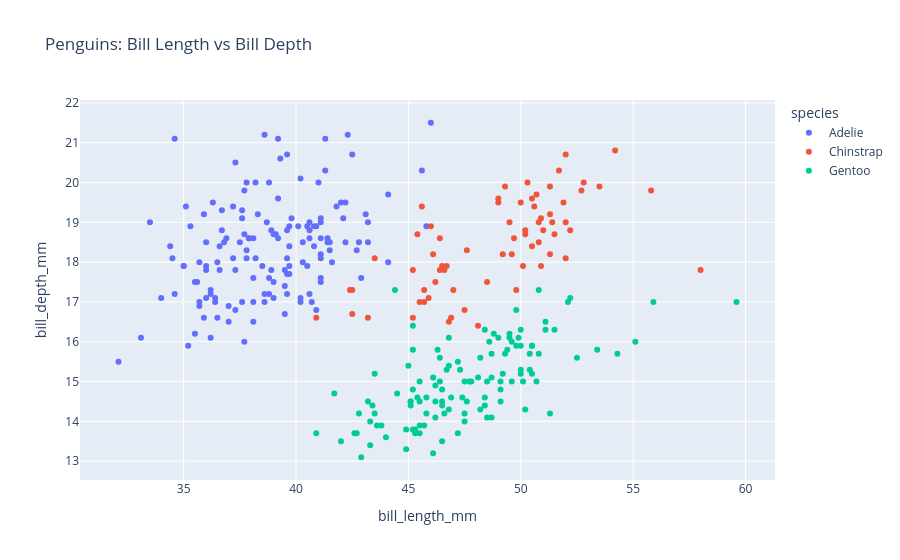

The notebook cell saved with this chart:
### Code cell
# Scatter Plot: Bill Length vs. Bill Depth, რომელშიც თითოეული პინგვინის სახეობა განსხვავებული ფერითაა ნაჩვენები
fig_scatter = px.scatter(
    df,
    x="bill_length_mm",
    y="bill_depth_mm",
    color="species",
    title="Penguins: Bill Length vs Bill Depth"
)
fig_scatter.show()

### Figure 1 — Plotly figure (JSON) as saved in the notebook; plotly's stock layout.template omitted (floating-point values rounded to 4 significant figures; data arrays with more than 128 entries replaced by an {"elided": "..."} marker saying what was removed)
{"data": [{"hovertemplate": "species=Adelie<br>bill_length_mm=%{x}<br>bill_depth_mm=%{y}<extra></extra>", "legendgroup": "Adelie", "marker": {"color": "#636efa", "symbol": "circle"}, "mode": "markers", "name": "Adelie", "orientation": "v", "showlegend": true, "type": "scatter", "x": {"elided": "146 float values"}, "xaxis": "x", "y": {"elided": "146 float values"}, "yaxis": "y"}, {"hovertemplate": "species=Chinstrap<br>bill_length_mm=%{x}<br>bill_depth_mm=%{y}<extra></extra>", "legendgroup": "Chinstrap", "marker": {"color": "#EF553B", "symbol": "circle"}, "mode": "markers", "name": "Chinstrap", "orientation": "v", "showlegend": true, "type": "scatter", "x": [46.5, 50.0, 51.3, 45.4, 52.7, 45.2, 46.1, 51.3, 46.0, 51.3, 46.6, 51.7, 47.0, 52.0, 45.9, 50.5, 50.3, 58.0, 46.4, 49.2, 42.4, 48.5, 43.2, 50.6, 46.7, 52.0, 50.5, 49.5, 46.4, 52.8, 40.9, 54.2, 42.5, 51.0, 49.7, 47.5, 47.6, 52.0, 46.9, 53.5, 49.0, 46.2, 50.9, 45.5, 50.9, 50.8, 50.1, 49.0, 51.5, 49.8, 48.1, 51.4, 45.7, 50.7, 42.5, 52.2, 45.2, 49.3, 50.2, 45.6, 51.9, 46.8, 45.7, 55.8, 43.5, 49.6, 50.8, 50.2], "xaxis": "x", "y": [17.9, 19.5, 19.2, 18.7, 19.8, 17.8, 18.2, 18.2, 18.9, 19.9, 17.8, 20.3, 17.3, 18.1, 17.1, 19.6, 20.0, 17.8, 18.6, 18.2, 17.3, 17.5, 16.6, 19.4, 17.9, 19.0, 18.4, 19.0, 17.8, 20.0, 16.6, 20.8, 16.7, 18.8, 18.6, 16.8, 18.3, 20.7, 16.6, 19.9, 19.5, 17.5, 19.1, 17.0, 17.9, 18.5, 17.9, 19.6, 18.7, 17.3, 16.4, 19.0, 17.3, 19.7, 17.3, 18.8, 16.6, 19.9, 18.8, 19.4, 19.5, 16.5, 17.0, 19.8, 18.1, 18.2, 19.0, 18.7], "yaxis": "y"}, {"hovertemplate": "species=Gentoo<br>bill_length_mm=%{x}<br>bill_depth_mm=%{y}<extra></extra>", "legendgroup": "Gentoo", "marker": {"color": "#00cc96", "symbol": "circle"}, "mode": "markers", "name": "Gentoo", "orientation": "v", "showlegend": true, "type": "scatter", "x": [46.1, 50.0, 48.7, 50.0, 47.6, 46.5, 45.4, 46.7, 43.3, 46.8, 40.9, 49.0, 45.5, 48.4, 45.8, 49.3, 42.0, 49.2, 46.2, 48.7, 50.2, 45.1, 46.5, 46.3, 42.9, 46.1, 47.8, 48.2, 50.0, 47.3, 42.8, 45.1, 59.6, 49.1, 48.4, 42.6, 44.4, 44.0, 48.7, 42.7, 49.6, 45.3, 49.6, 50.5, 43.6, 45.5, 50.5, 44.9, 45.2, 46.6, 48.5, 45.1, 50.1, 46.5, 45.0, 43.8, 45.5, 43.2, 50.4, 45.3, 46.2, 45.7, 54.3, 45.8, 49.8, 49.5, 43.5, 50.7, 47.7, 46.4, 48.2, 46.5, 46.4, 48.6, 47.5, 51.1, 45.2, 45.2, 49.1, 52.5, 47.4, 50.0, 44.9, 50.8, 43.4, 51.3, 47.5, 52.1, 47.5, 52.2, 45.5, 49.5, 44.5, 50.8, 49.4, 46.9, 48.4, 51.1, 48.5, 55.9, 47.2, 49.1, 46.8, 41.7, 53.4, 43.3, 48.1, 50.5, 49.8, 43.5, 51.5, 46.2, 55.1, 48.8, 47.2, 46.8, 50.4, 45.2, 49.9], "xaxis": "x", "y": [13.2, 16.3, 14.1, 15.2, 14.5, 13.5, 14.6, 15.3, 13.4, 15.4, 13.7, 16.1, 13.7, 14.6, 14.6, 15.7, 13.5, 15.2, 14.5, 15.1, 14.3, 14.5, 14.5, 15.8, 13.1, 15.1, 15.0, 14.3, 15.3, 15.3, 14.2, 14.5, 17.0, 14.8, 16.3, 13.7, 17.3, 13.6, 15.7, 13.7, 16.0, 13.7, 15.0, 15.9, 13.9, 13.9, 15.9, 13.3, 15.8, 14.2, 14.1, 14.4, 15.0, 14.4, 15.4, 13.9, 15.0, 14.5, 15.3, 13.8, 14.9, 13.9, 15.7, 14.2, 16.8, 16.2, 14.2, 15.0, 15.0, 15.6, 15.6, 14.8, 15.0, 16.0, 14.2, 16.3, 13.8, 16.4, 14.5, 15.6, 14.6, 15.9, 13.8, 17.3, 14.4, 14.2, 14.0, 17.0, 15.0, 17.1, 14.5, 16.1, 14.7, 15.7, 15.8, 14.6, 14.4, 16.5, 15.0, 17.0, 15.5, 15.0, 16.1, 14.7, 15.8, 14.0, 15.1, 15.2, 15.9, 15.2, 16.3, 14.1, 16.0, 16.2, 13.7, 14.3, 15.7, 14.8, 16.1], "yaxis": "y"}], "layout": {"legend": {"title": {"text": "species"}, "tracegroupgap": 0}, "title": {"text": "Penguins: Bill Length vs Bill Depth"}, "xaxis": {"anchor": "y", "domain": [0, 1], "title": {"text": "bill_length_mm"}}, "yaxis": {"anchor": "x", "domain": [0, 1], "title": {"text": "bill_depth_mm"}}}}
